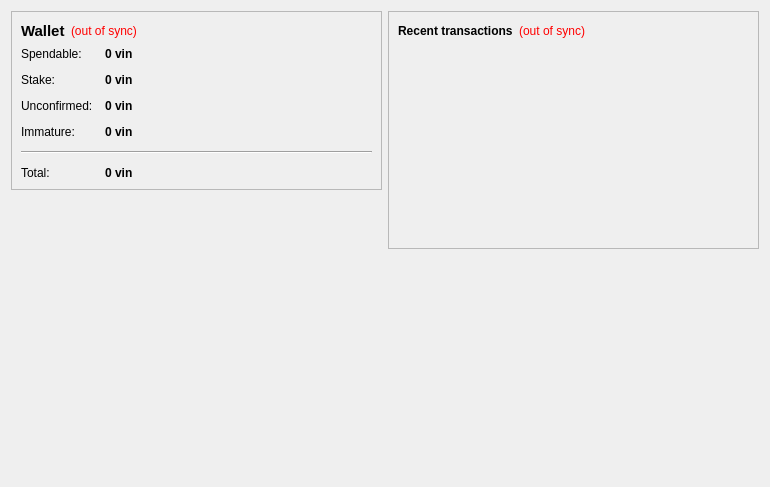
<?xml version="1.0" encoding="UTF-8"?>
<ui version="4.0">
 <class>OverviewPage</class>
 <widget class="QWidget" name="OverviewPage">
  <property name="geometry">
   <rect>
    <x>0</x>
    <y>0</y>
    <width>770</width>
    <height>487</height>
   </rect>
  </property>
  <property name="windowTitle">
   <string>Form</string>
  </property>
  <layout class="QHBoxLayout" name="horizontalLayout" stretch="1,1">
   <item>
    <layout class="QVBoxLayout" name="verticalLayout_2">
     <item>
      <widget class="QFrame" name="frame">
       <property name="frameShape">
        <enum>QFrame::StyledPanel</enum>
       </property>
       <property name="frameShadow">
        <enum>QFrame::Raised</enum>
       </property>
       <layout class="QVBoxLayout" name="verticalLayout_4">
        <item>
         <layout class="QHBoxLayout" name="horizontalLayout_4">
          <item>
           <widget class="QLabel" name="label_5">
            <property name="font">
             <font>
              <pointsize>11</pointsize>
              <weight>75</weight>
              <bold>true</bold>
             </font>
            </property>
            <property name="text">
             <string>Wallet</string>
            </property>
           </widget>
          </item>
          <item>
           <widget class="QLabel" name="labelWalletStatus">
            <property name="toolTip">
             <string>The displayed information may be out of date. Your wallet automatically synchronizes with the vindicate network after a connection is established, but this process has not completed yet.</string>
            </property>
            <property name="styleSheet">
             <string notr="true">QLabel { color: red; }</string>
            </property>
            <property name="text">
             <string notr="true">(out of sync)</string>
            </property>
            <property name="alignment">
             <set>Qt::AlignLeading|Qt::AlignLeft|Qt::AlignVCenter</set>
            </property>
           </widget>
          </item>
          <item>
           <spacer name="horizontalSpacer_2">
            <property name="orientation">
             <enum>Qt::Horizontal</enum>
            </property>
            <property name="sizeHint" stdset="0">
             <size>
              <width>40</width>
              <height>20</height>
             </size>
            </property>
           </spacer>
          </item>
         </layout>
        </item>
        <item>
         <layout class="QFormLayout" name="formLayout_2">
          <property name="fieldGrowthPolicy">
           <enum>QFormLayout::AllNonFixedFieldsGrow</enum>
          </property>
          <property name="horizontalSpacing">
           <number>12</number>
          </property>
          <property name="verticalSpacing">
           <number>12</number>
          </property>
          <item row="0" column="0">
           <widget class="QLabel" name="label">
            <property name="text">
             <string>Spendable:</string>
            </property>
           </widget>
          </item>
          <item row="0" column="1">
           <widget class="QLabel" name="labelBalance">
            <property name="font">
             <font>
              <weight>75</weight>
              <bold>true</bold>
             </font>
            </property>
            <property name="cursor">
             <cursorShape>IBeamCursor</cursorShape>
            </property>
            <property name="toolTip">
             <string>Your current spendable balance</string>
            </property>
            <property name="text">
             <string notr="true">0 vin</string>
            </property>
            <property name="textInteractionFlags">
             <set>Qt::LinksAccessibleByMouse|Qt::TextSelectableByKeyboard|Qt::TextSelectableByMouse</set>
            </property>
           </widget>
          </item>
          <item row="1" column="0">
           <widget class="QLabel" name="label_6">
            <property name="text">
             <string>Stake:</string>
            </property>
           </widget>
          </item>
          <item row="1" column="1">
           <widget class="QLabel" name="labelStake">
            <property name="font">
             <font>
              <weight>75</weight>
              <bold>true</bold>
             </font>
            </property>
            <property name="cursor">
             <cursorShape>IBeamCursor</cursorShape>
            </property>
            <property name="toolTip">
             <string>Total of coins that was staked, and do not yet count toward the current balance</string>
            </property>
            <property name="text">
             <string notr="true">0 vin</string>
            </property>
            <property name="textInteractionFlags">
             <set>Qt::LinksAccessibleByMouse|Qt::TextSelectableByKeyboard|Qt::TextSelectableByMouse</set>
            </property>
           </widget>
          </item>
          <item row="2" column="0">
           <widget class="QLabel" name="label_3">
            <property name="text">
             <string>Unconfirmed:</string>
            </property>
           </widget>
          </item>
          <item row="2" column="1">
           <widget class="QLabel" name="labelUnconfirmed">
            <property name="font">
             <font>
              <weight>75</weight>
              <bold>true</bold>
             </font>
            </property>
            <property name="cursor">
             <cursorShape>IBeamCursor</cursorShape>
            </property>
            <property name="toolTip">
             <string>Total of transactions that have yet to be confirmed, and do not yet count toward the current balance</string>
            </property>
            <property name="text">
             <string notr="true">0 vin</string>
            </property>
            <property name="textInteractionFlags">
             <set>Qt::LinksAccessibleByMouse|Qt::TextSelectableByKeyboard|Qt::TextSelectableByMouse</set>
            </property>
           </widget>
          </item>
          <item row="3" column="0">
           <widget class="QLabel" name="labelImmatureText">
            <property name="text">
             <string>Immature:</string>
            </property>
           </widget>
          </item>
          <item row="3" column="1">
           <widget class="QLabel" name="labelImmature">
            <property name="font">
             <font>
              <weight>75</weight>
              <bold>true</bold>
             </font>
            </property>
            <property name="toolTip">
             <string>Mined balance that has not yet matured</string>
            </property>
            <property name="text">
             <string notr="true">0 vin</string>
            </property>
            <property name="textInteractionFlags">
             <set>Qt::LinksAccessibleByMouse|Qt::TextSelectableByKeyboard|Qt::TextSelectableByMouse</set>
            </property>
           </widget>
          </item>
          <item row="4" column="0" colspan="2">
           <widget class="Line" name="line">
            <property name="orientation">
             <enum>Qt::Horizontal</enum>
            </property>
           </widget>
          </item>
          <item row="5" column="0">
           <widget class="QLabel" name="labelTotalText">
            <property name="text">
             <string>Total:</string>
            </property>
           </widget>
          </item>
          <item row="5" column="1">
           <widget class="QLabel" name="labelTotal">
            <property name="font">
             <font>
              <weight>75</weight>
              <bold>true</bold>
             </font>
            </property>
            <property name="cursor">
             <cursorShape>IBeamCursor</cursorShape>
            </property>
            <property name="toolTip">
             <string>Your current total balance</string>
            </property>
            <property name="text">
             <string notr="true">0 vin</string>
            </property>
            <property name="textInteractionFlags">
             <set>Qt::LinksAccessibleByMouse|Qt::TextSelectableByKeyboard|Qt::TextSelectableByMouse</set>
            </property>
           </widget>
          </item>
         </layout>
        </item>
       </layout>
      </widget>
     </item>
     <item>
      <spacer name="verticalSpacer">
       <property name="orientation">
        <enum>Qt::Vertical</enum>
       </property>
       <property name="sizeHint" stdset="0">
        <size>
         <width>20</width>
         <height>40</height>
        </size>
       </property>
      </spacer>
     </item>
     <item>
      <widget class="QLabel" name="label_2">
       <property name="autoFillBackground">
        <bool>true</bool>
       </property>
       <property name="text">
        <string/>
       </property>
       <property name="pixmap">
        <pixmap resource="../bitcoin.qrc">:/icons/techbg</pixmap>
       </property>
       <property name="scaledContents">
        <bool>false</bool>
       </property>
       <property name="margin">
        <number>0</number>
       </property>
      </widget>
     </item>
    </layout>
   </item>
   <item>
    <layout class="QVBoxLayout" name="verticalLayout_3">
     <item>
      <widget class="QFrame" name="frame_2">
       <property name="frameShape">
        <enum>QFrame::StyledPanel</enum>
       </property>
       <property name="frameShadow">
        <enum>QFrame::Raised</enum>
       </property>
       <layout class="QVBoxLayout" name="verticalLayout">
        <item>
         <layout class="QHBoxLayout" name="horizontalLayout_2">
          <item>
           <widget class="QLabel" name="label_4">
            <property name="text">
             <string>&lt;b&gt;Recent transactions&lt;/b&gt;</string>
            </property>
           </widget>
          </item>
          <item>
           <widget class="QLabel" name="labelTransactionsStatus">
            <property name="toolTip">
             <string>The displayed information may be out of date. Your wallet automatically synchronizes with the vindicate network after a connection is established, but this process has not completed yet.</string>
            </property>
            <property name="styleSheet">
             <string notr="true">QLabel { color: red; }</string>
            </property>
            <property name="text">
             <string notr="true">(out of sync)</string>
            </property>
            <property name="alignment">
             <set>Qt::AlignRight|Qt::AlignTrailing|Qt::AlignVCenter</set>
            </property>
           </widget>
          </item>
          <item>
           <spacer name="horizontalSpacer">
            <property name="orientation">
             <enum>Qt::Horizontal</enum>
            </property>
            <property name="sizeHint" stdset="0">
             <size>
              <width>40</width>
              <height>20</height>
             </size>
            </property>
           </spacer>
          </item>
         </layout>
        </item>
        <item>
         <widget class="QListView" name="listTransactions">
          <property name="styleSheet">
           <string notr="true">QListView { background: transparent; }</string>
          </property>
          <property name="frameShape">
           <enum>QFrame::NoFrame</enum>
          </property>
          <property name="verticalScrollBarPolicy">
           <enum>Qt::ScrollBarAlwaysOff</enum>
          </property>
          <property name="horizontalScrollBarPolicy">
           <enum>Qt::ScrollBarAlwaysOff</enum>
          </property>
          <property name="selectionMode">
           <enum>QAbstractItemView::NoSelection</enum>
          </property>
         </widget>
        </item>
       </layout>
      </widget>
     </item>
     <item>
      <spacer name="verticalSpacer_2">
       <property name="orientation">
        <enum>Qt::Vertical</enum>
       </property>
       <property name="sizeHint" stdset="0">
        <size>
         <width>20</width>
         <height>40</height>
        </size>
       </property>
      </spacer>
     </item>
    </layout>
   </item>
  </layout>
 </widget>
 <resources/>
 <connections/>
</ui>
